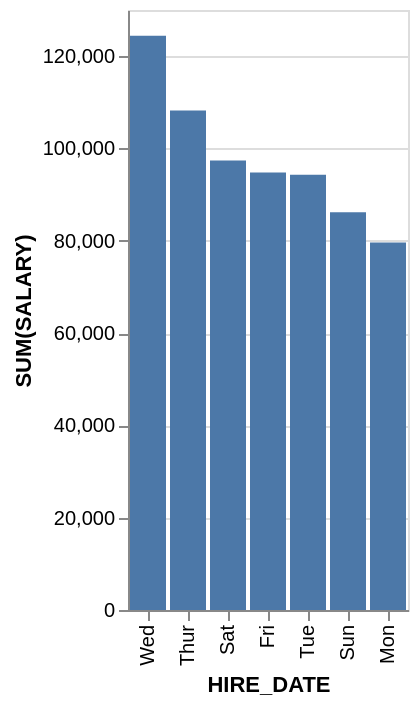

Describe this chart as a Vega-Lite specification.
### Vega-Lite specification from a JSON file in a GitHub repository (floating-point values rounded to 4 significant figures)
{"data": {"values": [{"x_data": "Mon", "y_data": 79600}, {"x_data": "Tue", "y_data": 94300}, {"x_data": "Wed", "y_data": 124400}, {"x_data": "Thur", "y_data": 108200}, {"x_data": "Fri", "y_data": 94800}, {"x_data": "Sat", "y_data": 97400}, {"x_data": "Sun", "y_data": 86200}]}, "mark": "bar", "encoding": {"x": {"field": "x_data", "type": "nominal", "title": "HIRE_DATE", "sort": {"op": "sum", "field": "y_data", "order": "descending"}}, "y": {"field": "y_data", "type": "quantitative", "title": "SUM(SALARY)"}}}
